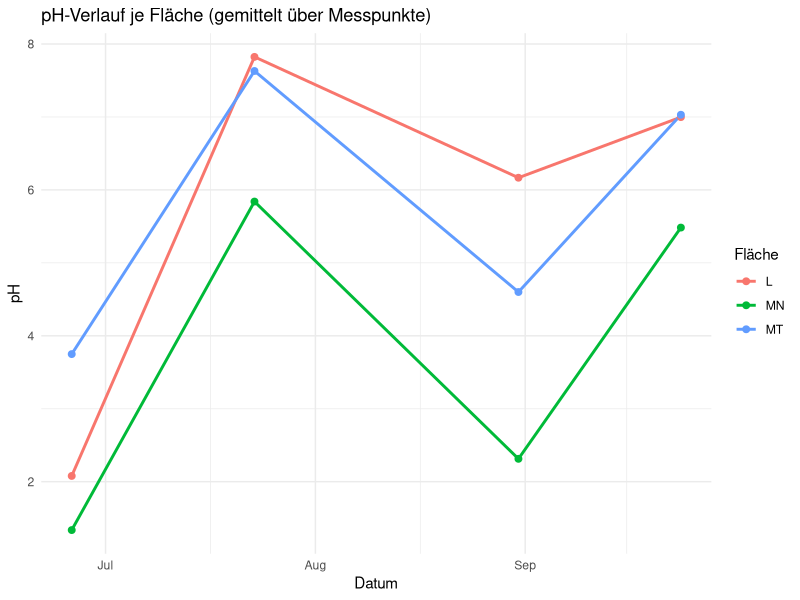

This figure's R source:
## ---- chunk 1
library(readxl) 
library(dplyr) 
library(ggplot2) 
#library(lubridate) 
#library(tidyr)
## ---- chunk 2
WS <- read_excel("Chemische Parameter_Tabelle.xlsx")
summary(WS) 
str(WS) 
class(WS$Datum)  

# Datum als Date konvertieren 
WS$Datum <- as.Date(WS$Datum) 
str(WS) 
class(WS$Datum)  

# Spalten von chr in num umwandeln  
WS <- WS %>%
  mutate(
    Messstelle = as.numeric(Messstelle),
    Messwert = as.numeric(Messwert),
    Temperatur = as.numeric(Temperatur)
    ) 

str(WS) 
## ---- chunk 3
# Statistiken je Messpunkt und Parameter
WS_stats_Messpunkte <- WS %>%
  group_by(ID, Parameter) %>%
  summarise(
    Mean = mean(Messwert, na.rm = TRUE),
    Median = median(Messwert, na.rm = TRUE),
    SD = sd(Messwert, na.rm = TRUE),
    Min = min(Messwert, na.rm = TRUE),
    Max = max(Messwert, na.rm = TRUE),
    Range = Max - Min,
    .groups = "drop"
  )

WS_stats_Messpunkte
## ---- chunk 4
# Statistiken je Fläche und Parameter
WS_stats_Flaeche <- WS %>%
  group_by(Fläche, Parameter) %>%
  summarise(
    Mean = mean(Messwert, na.rm = TRUE),
    Median = median(Messwert, na.rm = TRUE),
    SD = sd(Messwert, na.rm = TRUE),
    Min = min(Messwert, na.rm = TRUE),
    Max = max(Messwert, na.rm = TRUE),
    Range = Max - Min,
    .groups = "drop"
  )

WS_stats_Flaeche
## ---- chunk 5
# Statistiken je Messpunkt und Parameter
WS_stats_Messpunkte_L <- WS %>%
  filter(ID != "L4") %>%
  group_by(ID, Parameter) %>%
  summarise(
    Mean = mean(Messwert, na.rm = TRUE),
    Median = median(Messwert, na.rm = TRUE),
    SD = sd(Messwert, na.rm = TRUE),
    Min = min(Messwert, na.rm = TRUE),
    Max = max(Messwert, na.rm = TRUE),
    Range = Max - Min,
    .groups = "drop"
  )

WS_stats_Messpunkte_L
## ---- chunk 6
# Statistiken je Fläche und Parameter
WS_stats_Flaeche_L <- WS %>%
  filter(ID != "L4") %>%
  group_by(Fläche, Parameter) %>%
  summarise(
    Mean = mean(Messwert, na.rm = TRUE),
    Median = median(Messwert, na.rm = TRUE),
    SD = sd(Messwert, na.rm = TRUE),
    Min = min(Messwert, na.rm = TRUE),
    Max = max(Messwert, na.rm = TRUE),
    Range = Max - Min,
    .groups = "drop"
  )

WS_stats_Flaeche_L
## ---- chunk 7
# Mittelwerte je Fläche und Datum 
WS_mean_flaeche <- WS %>%
  group_by(Datum, Fläche, Parameter) %>%
  summarise(
    Mean_Messwert = mean(Messwert, na.rm = TRUE),
    .groups = "drop"
  )
## ---- chunk 8
WS_mean_flaeche %>%
  filter(Parameter == "Sauerstoffgehalt (mg/l)") %>%
  ggplot(aes(x = Datum, y = Mean_Messwert, color = Fläche)) +
  geom_line(linewidth = 1) +
  geom_point(size = 2) +
  labs(
    title = "pH-Verlauf je Fläche (gemittelt über Messpunkte)",
    x = "Datum",
    y = "pH",
    color = "Fläche"
  ) +
  theme_minimal()
